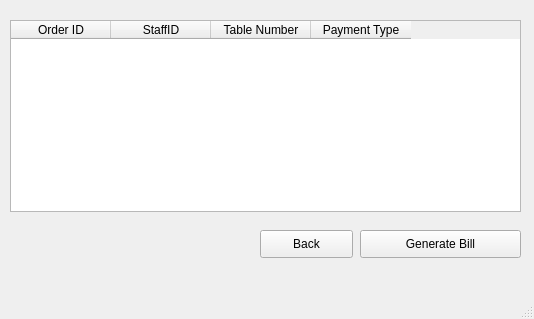
<?xml version="1.0" encoding="UTF-8"?>
<ui version="4.0">
 <class>MainWindow</class>
 <widget class="QMainWindow" name="MainWindow">
  <property name="geometry">
   <rect>
    <x>0</x>
    <y>0</y>
    <width>534</width>
    <height>319</height>
   </rect>
  </property>
  <property name="windowTitle">
   <string>Billing and Payment</string>
  </property>
  <widget class="QWidget" name="centralwidget">
   <widget class="QTableWidget" name="tableWidget">
    <property name="geometry">
     <rect>
      <x>10</x>
      <y>20</y>
      <width>511</width>
      <height>192</height>
     </rect>
    </property>
    <column>
     <property name="text">
      <string>Order ID</string>
     </property>
    </column>
    <column>
     <property name="text">
      <string>StaffID</string>
     </property>
    </column>
    <column>
     <property name="text">
      <string>Table Number</string>
     </property>
    </column>
    <column>
     <property name="text">
      <string>Payment Type</string>
     </property>
    </column>
   </widget>
   <widget class="QPushButton" name="generateButton">
    <property name="geometry">
     <rect>
      <x>360</x>
      <y>230</y>
      <width>161</width>
      <height>28</height>
     </rect>
    </property>
    <property name="text">
     <string>Generate Bill</string>
    </property>
   </widget>
   <widget class="QPushButton" name="backButton">
    <property name="geometry">
     <rect>
      <x>260</x>
      <y>230</y>
      <width>93</width>
      <height>28</height>
     </rect>
    </property>
    <property name="text">
     <string>Back</string>
    </property>
   </widget>
  </widget>
  <widget class="QMenuBar" name="menubar">
   <property name="geometry">
    <rect>
     <x>0</x>
     <y>0</y>
     <width>534</width>
     <height>26</height>
    </rect>
   </property>
  </widget>
  <widget class="QStatusBar" name="statusbar"/>
 </widget>
 <resources/>
 <connections/>
</ui>
